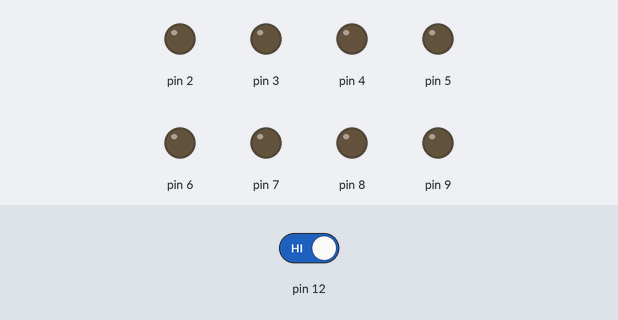
The sketch below on a simulated Arduino Uno, built with avr-gcc and run on an emulated ATmega328P. On the bench: output pins drawn as LEDs (lit = HIGH). Dashed ring = blinking. The test bench sets the inputs (shaded band); at power-on: pin 12 HIGH.

Above: at 1.2 s.
1.3 s: pin 12 driven LOW
At 1.37 s:
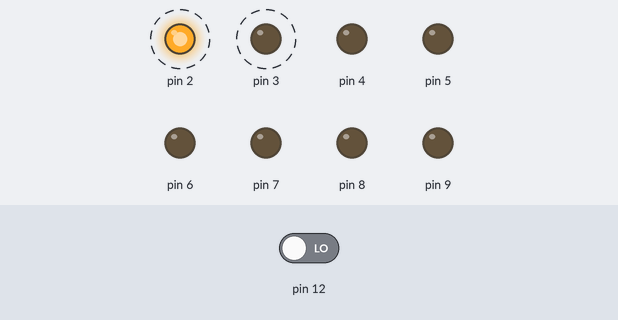
At 2.27 s:
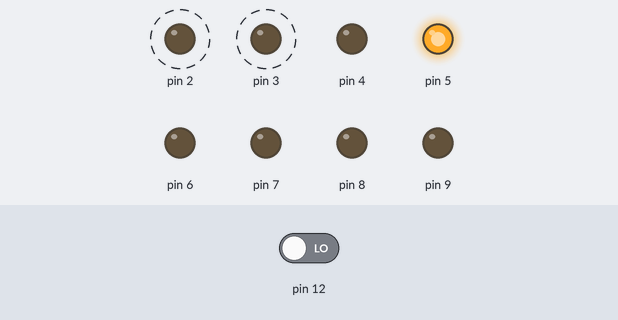
4.3 s: pin 12 driven HIGH
At 4.37 s:
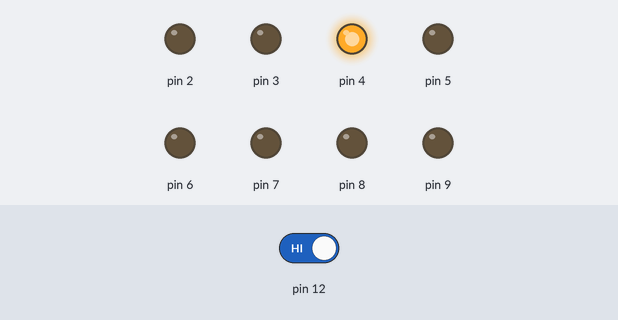
Timing chart, 0 to 7.5 s (numbered marks = the images above; inputs shaded):
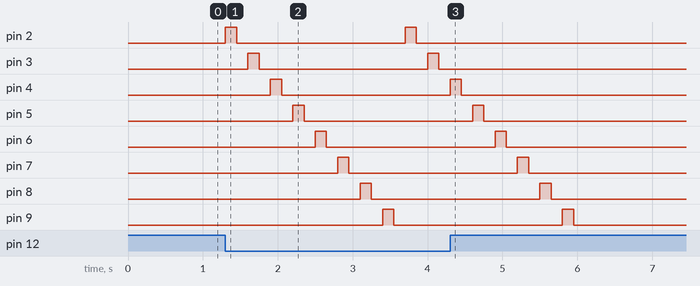

Measured:
- after the input at 1.3 s, pin 2: alternates HIGH for 0.15 s and LOW for 2.3 s, starting at once; pin 3: alternates HIGH for 0.15 s and LOW for 2.3 s, starting after 0.30 s; pin 4: LOW → HIGH after 0.60 s, → LOW 0.15 s later; pin 5: LOW → HIGH after 0.90 s, → LOW 0.15 s later; pin 6: LOW → HIGH after 1.2 s, → LOW 0.15 s later
- after the input at 4.3 s, pin 2, pin 3: stops changing and stays LOW; pin 4: goes on until 4.5 s, then stays LOW; pin 5: goes on until 4.8 s, then stays LOW; pin 6: goes on until 5.1 s, then stays LOW; pin 7: goes on until 5.4 s, then stays LOW

The sketch:

testing_EL.ino
```cpp
//3 is blue
//4 is orange
//5 is purple
//7 is red
//8 is green
void setup()
{
  pinMode(12,INPUT);
  for(int i = 2;i<=9; i++)
  {
    pinMode(i,OUTPUT);
  }
}
void loop()
{
  int flag;
  flag=digitalRead(12);
  if (flag == LOW)
  {
    for(int i = 2;i<=9; i++)
    {
      digitalWrite(i,HIGH);
      delay(150);
      digitalWrite(i,LOW);
      delay(150);
  }
  }
//6
}
```
